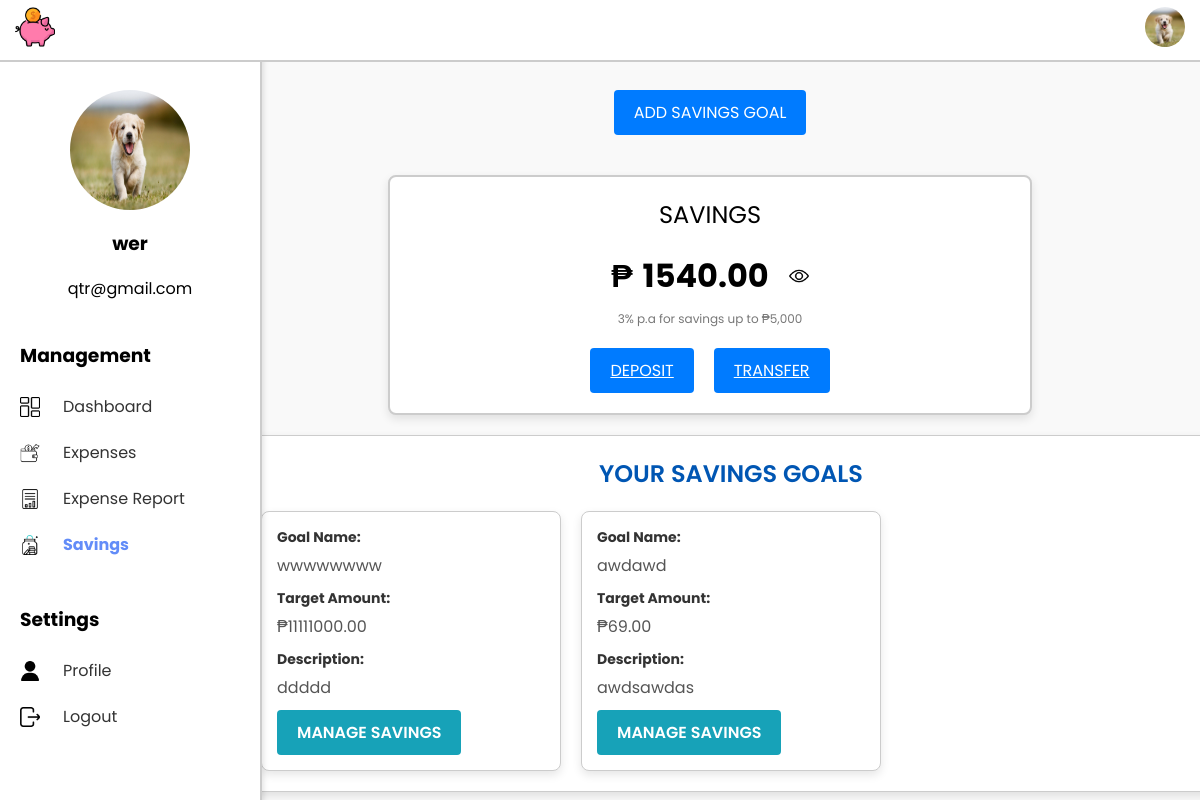
The page /ExpenseSystem/savings/ (signed in) on the database its author committed.
### ExpenseSystem/models.py (models this page shows, shortened)
class Profile(models.Model):
    user = models.OneToOneField(User, on_delete=models.CASCADE)
    profile_picture = models.ImageField(upload_to='profile_pictures/', default='default_profile.png')

class Savings(models.Model):
    user = models.OneToOneField(User, on_delete=models.CASCADE)
    total_income = models.FloatField(default=0.00)
    total_expense = models.FloatField(default=0.00)
    current_savings = models.FloatField(default=0.00)
    @property
    def balance(self):
        return self.total_income - self.total_expense  # Calculate balance dynamically

class SavingsGoal(models.Model):
    user = models.ForeignKey(User, on_delete=models.CASCADE)
    name = models.CharField(max_length=255)  # Field for goal name
    target_amount = models.DecimalField(max_digits=10, decimal_places=2)  # Field for target amount
    description = models.TextField(blank=True, null=True)  # Optional description

### ExpenseSystem/views.py (the view)
# urls.py: path('savings/', views.savings_dashboard, name='savings_dashboard'),
def savings_dashboard(request):
    savings, created = Savings.objects.get_or_create(
        user=request.user,
        defaults={'total_income': 0.0, 'total_expense': 0.0, 'current_savings': 0.0}
    )
    savings_goals = SavingsGoal.objects.filter(user=request.user)
    return render(request, 'savings.html', {'savings': savings, 'savings_goals': savings_goals})

### ExpenseSystem/templates/savings.html (shortened to what this page needs)
<!DOCTYPE html>
<html lang="en">
<head>
    {% load static %}
    <link rel="stylesheet" href="{% static 'savings.css' %}">
</head>
<body>
    {% include 'navbar.html' %}
    {% include 'sidebar.html' %}
    <div class="main-content">
        <div class="add-goal-container">
            <a href="{% url 'add_savings_goal' %}" class="button add-goal-button">Add Savings Goal</a>
        </div>
        <div class="savings-container">
            <div class="savings-header">SAVINGS</div>
            <div class="savings-balance" role="region" aria-labelledby="balance">
                <span>₱</span>
                <span id="balance">{{ savings.balance|floatformat:2 }}</span>
                <img id="eye-icon" src="{% static 'openeye.png' %}" onclick="toggleBalance()" alt="Toggle visibility" style="cursor: pointer; width: 20px; margin-left: 10px;">
            </div>
            <div class="savings-info">3% p.a for savings up to ₱5,000</div>
            <div class="button-container">
                <a href="{% url 'deposit_savings' %}" class="button">Deposit</a>
                <a href="{% url 'transfer_savings' %}" class="button">Transfer</a>
            </div>
        </div>
        <div class="goals-container">
            <div class="goals-header-container">
                <h3 class="goals-header">Your Savings Goals</h3>
            </div>
            {% if savings_goals %}
    <div class="goals-grid">
                {% for goal in savings_goals %}
                    <div class="goal-box">
                        <div class="goal-item">
                            <div class="goal-header">Goal Name:</div>
                            <div class="goal-name">{{ goal.name }}</div>
                            <div class="goal-header">Target Amount:</div>
                            <div class="goal-target-amount">₱{{ goal.target_amount|floatformat:2 }}</div>
                            {% if goal.description %}
                                <div class="goal-header">Description:</div>
                                <div class="goal-description">{{ goal.description }}</div>
                            {% endif %}
                            <div class="goal-actions">
                                <a href="{% url 'edit_savings_goal' goal.id %}" class="button manage-button">Manage Savings</a>
                            </div>
                        </div>
                    </div>
                {% endfor %}
            </div>
        {% else %}
            <p class="no-goals-message">You don't have any savings goals yet. Start by adding one!</p>
        {% endif %}
        </div>
</body>
</html>

### ExpenseSystem/templates/navbar.html (shortened to what this page needs)
{% load static %}
<nav class="navbar">
    <link rel="stylesheet" href="{% static 'navbar.css' %}">
    <div class="navbar-logo">
        <img src="{% static 'piggy-bank.png' %}" alt="Logo" class="logo">
    </div>
    <div class="profile-dropdown">
        <img id="profile-dropdown"
             src="{% if user.profile.profile_picture %}{{ user.profile.profile_picture.url }}{% else %}{% static 'default_profile.png' %}{% endif %}"
             alt="Profile Picture" class="profile-dropdown-img">
    </div>
</nav>

### ExpenseSystem/templates/sidebar.html (shortened to what this page needs)
{% load static %}
<div class="sidebar">
    <div class="profile-section">
        <link rel="stylesheet" href="{% static 'sidebar.css' %}">
        <img id="sidebar_profile_picture"
     src="{% if user.profile.profile_picture %}{{ user.profile.profile_picture.url }}{% else %}{% static 'default_profile.png' %}{% endif %}"
     alt="Profile Picture" class="sidebar-profile-picture">
        <h3>{{ user.username }}</h3>
        <p>{{ user.email }}</p>
    </div>
    <div class="management-section">
        <h3>Management</h3>
        <ul>
            <li class="{% if request.resolver_match.url_name == 'dashboard' %}active{% endif %}">
                <img src="{% static 'dashboard.png' %}" alt="Dashboard Icon" class="sidebar-icon">
                <a href="{% url 'dashboard' %}">Dashboard</a>
            </li>
            <li class="{% if request.resolver_match.url_name == 'add_expense' %}active{% endif %}">
                <img src="{% static 'expenses.png' %}" alt="Add Expenses Icon" class="sidebar-icon">
                <a href="{% url 'add_expense' %}">Expenses</a>
            </li>
            <li class="{% if request.resolver_match.url_name == 'expense_report' %}active{% endif %}">
                <img src="{% static 'add_report.png' %}" alt="Expense Report Icon" class="sidebar-icon">
                <a href="{% url 'expense_report' %}">Expense Report</a>
            </li>
            <li class="{% if request.resolver_match.url_name == 'savings_dashboard' %}active{% endif %}">
                <img src="{% static 'add_savings.png' %}" alt="Savings Icon" class="sidebar-icon">
                <a href="{% url 'savings_dashboard' %}">Savings</a>
            </li>
        </ul>
    </div>
    <div class="settings-section">
        <h3>Settings</h3>
        <ul>
            <li class="{% if request.resolver_match.url_name == 'user_profile' %}active{% endif %}">
                <img src="{% static 'user.png' %}" alt="User Icon" class="sidebar-icon">
                <a href="{% url 'user_profile' %}">Profile</a>
            </li>
            <li><img src="{% static 'exit.png' %}" alt="Logout Icon" class="sidebar-icon">
                <a href="{% url 'logout' %}" class="btn btn-secondary">Logout</a></li>
        </ul>
    </div>
</div>

### ExpenseSystem/static/savings.css (style rules this page uses)
body { font-family: 'Poppins', sans-serif; margin: 0; background-color: #f9f9f9; display: flex; height: 100vh; }
.sidebar { width: 220px; background-color: #ffffff; position: fixed; height: 100%; box-shadow: 2px 0 5px rgba(0, 0, 0, 0.1); padding: 20px; overflow: hidden; }
.main-content { margin-left: 220px; width: calc(100% - 220px); display: flex; flex-direction: column; align-items: center; padding: 20px; padding-top: 70px; }
.savings-container { background-color: #fff; border-radius: 8px; border: 2px solid #ccc; box-shadow: 0 4px 10px rgba(0, 0, 0, 0.1); padding: 20px; width: 100%; max-width: 600px; text-align: center; margin-top: 20px; }
.savings-header { font-size: 24px; margin-bottom: 20px; }
.savings-balance { display: flex; justify-content: center; align-items: center; font-size: 32px; font-weight: bold; margin-bottom: 10px; }
.savings-balance span { margin-right: 10px; }
.savings-info { font-size: 12px; color: #777; margin-bottom: 20px; }
.button-container { display: flex; justify-content: space-between; gap: 10px; }
.button { padding: 10px 20px; background-color: #007bff; color: #fff; border: none; border-radius: 5px; cursor: pointer; text-transform: uppercase; font-size: 12px; transition: background-color 0.3s; }
.add-goal-container { text-align: center; margin-top: 20px; width: 100%; }
.add-goal-button { background-color: #007BFF; color: white; padding: 10px 20px; text-decoration: none; font-size: 16px; border-radius: 4px; display: inline-block; cursor: pointer; margin-bottom: 20px; }
.goals-container { width: 100%; max-width: 1000px; margin: 20px auto; background-color: #ffffff; border-radius: 8px; padding: 20px; box-shadow: 0 4px 10px rgba(0, 0, 0, 0.1); border: 1px solid #ccc; }
.goals-header-container { text-align: center; margin-bottom: 20px; }
.goals-header { font-size: 24px; font-weight: 600; color: #0056b3; margin: 0; text-transform: uppercase; }
.goals-grid { display: grid; grid-template-columns: repeat(auto-fill, minmax(300px, 1fr)); gap: 20px; }
.goal-box { background-color: #fff; border: 1px solid #ccc; border-radius: 8px; box-shadow: 0 4px 10px rgba(0, 0, 0, 0.1); padding: 15px; text-align: left; display: flex; flex-direction: column; justify-content: space-between; }
.goal-header { font-weight: bold; font-size: 14px; color: #333; margin-bottom: 5px; }
.goal-name, .goal-target-amount, .goal-description { font-size: 16px; color: #555; margin-bottom: 10px; word-wrap: break-word; }
.manage-button { background-color: #17a2b8; color: white; padding: 10px 20px; text-decoration: none; border-radius: 4px; font-size: 14px; font-weight: 600; cursor: pointer; display: inline-block; text-align: center; transition: background-color 0.3s; }
.button-container { display: flex; justify-content: center; gap: 20px; margin-top: 20px; }
.button { padding: 10px 20px; font-size: 16px; cursor: pointer; border: none; border-radius: 4px; transition: background-color 0.3s; }

### ExpenseSystem/static/navbar.css (style rules this page uses)
.navbar { display: flex; justify-content: space-between; align-items: center; background-color: #ffff; padding: 5px 15px; color: white; position: fixed; top: 0; left: 0; right: 0; z-index: 1000; height: 50px; border-bottom: 2px solid #ccc; }
.navbar-logo img { height: 40px; }
.profile-dropdown { position: relative; margin-left: auto; align-self: center; }
.profile-dropdown-img { width: 40px; height: 40px; border-radius: 50%; object-fit: cover; cursor: pointer; transition: transform 0.3s ease; }

### ExpenseSystem/static/sidebar.css (style rules this page uses)
.sidebar { position: fixed; top: 50px; left: 0; height: calc(100% - 50px); background-color: #ffffff; width: 220px; box-shadow: 2px 0 5px rgba(0, 0, 0, 0.1); padding: 20px; border-right: 2px solid #ccc; }
.profile-section { text-align: center; margin-top: 20px; }
.profile-section img { border-radius: 50%; width: 120px; height: 120px; display: block; margin: 0 auto; }
.management-section, .settings-section { margin-top: 40px; }
.management-section h3, .settings-section h3 { margin-bottom: 10px; }
.management-section ul, .settings-section ul { list-style-type: none; padding: 0; }
.management-section li, .settings-section li { display: flex; align-items: center; margin: 5px 0; }
.sidebar-icon { width: 20px; height: 20px; margin-right: 15px; margin-top: 5px; margin-bottom: 5px; vertical-align: middle; }
.management-section li a, .settings-section li a { text-decoration: none; color: #333; padding: 8px; display: block; }
.management-section li.active a, .settings-section li.active a { font-weight: bold; color: #628CF8; }

### rows shown on the page
Savings: balance "1540.00"
SavingsGoal: name "wwwwwwww", target_amount "11111000.00", description "ddddd"
SavingsGoal: name "awdawd", target_amount "69.00", description "awdsawdas"

### other values the page prints
{{ user.username }} "wer"
{{ user.email }} "qtr@gmail.com"
